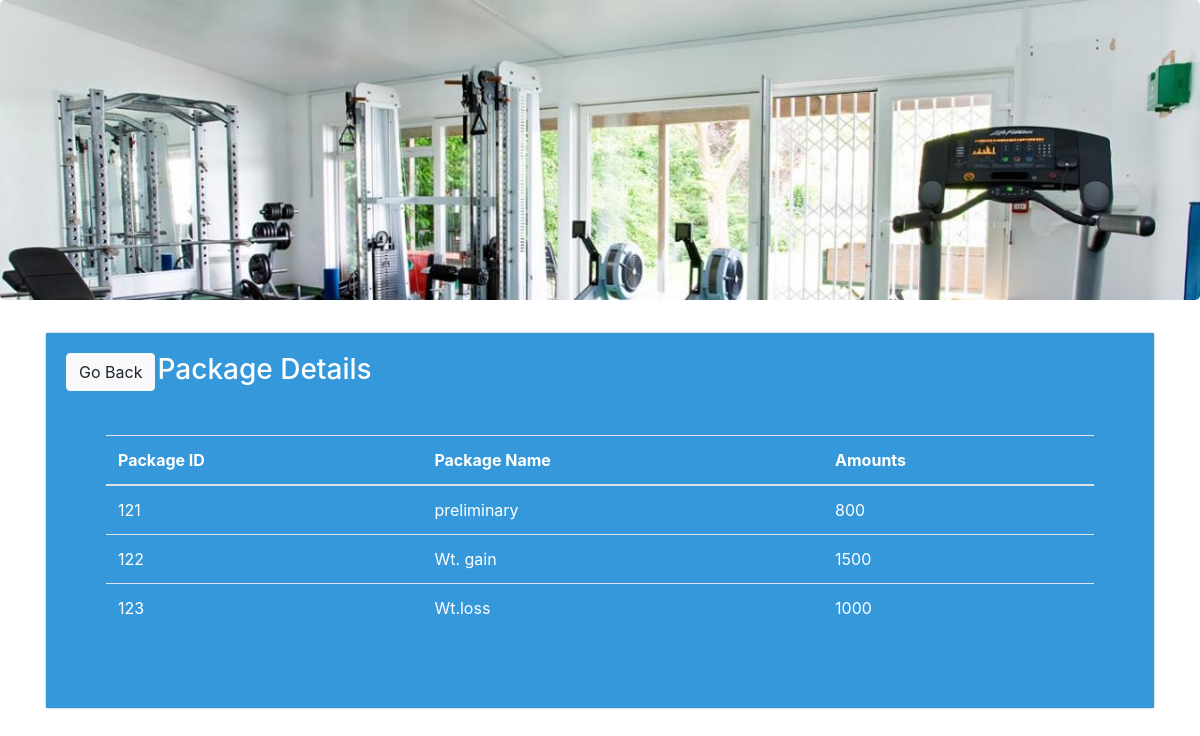
/package.php, run on the app's committed database.
### tables this page shows
CREATE TABLE `package` (
  `Package_id` varchar(40) NOT NULL,
  `Package_name` varchar(40) NOT NULL,
  `Amount` int(20) NOT NULL
);

### func.php (the view, shortened to what this page needs)
<?php
$con=mysqli_connect("localhost","root","","loginsystem");
function get_package(){
    global $con;
    $query="select * from Package";
    $result=mysqli_query($con,$query);
    while($row=mysqli_fetch_array($result)){
        $Package_id=$row ['Package_id'];
        $Package_name=$row['Package_name'];
        $Amount=$row['Amount'];
        echo"<tr>
        <td>$Package_id</td>
        <td>$Package_name</td>
            <td>$Amount</td>
        </tr>";
    }
}
?>

### data on the page
package: Package_id "121", Package_name "preliminary", Amount "800"
package: Package_id "122", Package_name "Wt. gain", Amount "1500"
package: Package_id "123", Package_name "Wt.loss", Amount "1000"
